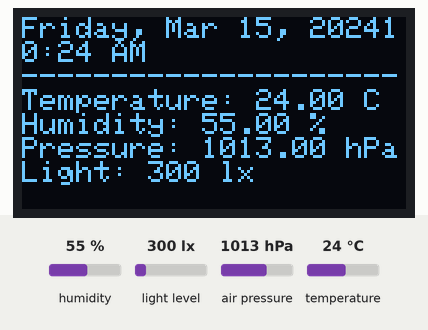
The sketch below on a simulated ESP8266 (Wemos D1 mini). Parts: 128×64 one-colour display. The test bench sets the inputs (shaded band); at power-on: humidity 55 %, air pressure 1013 hPa, temperature 24 °C, light level 300 lx. WiFi joins after 1.5 s; servers stay silent unless stated; network time is answered at once with the bench clock; the local clock reads 2024-03-15 10:24:30 at power-on unless the sketch sets it; what the sketch prints to the serial monitor is not drawn.

Above: at 2.7 s.
2.8 s: humidity set to 22 %
At 7.3 s:
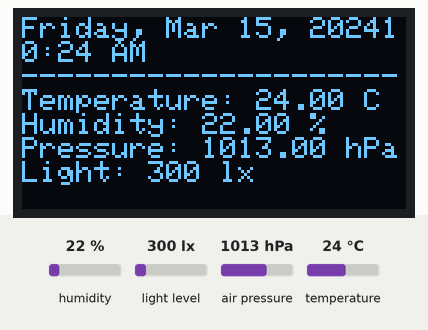
8.5 s: air pressure set to 952 hPa
At 12.4 s:
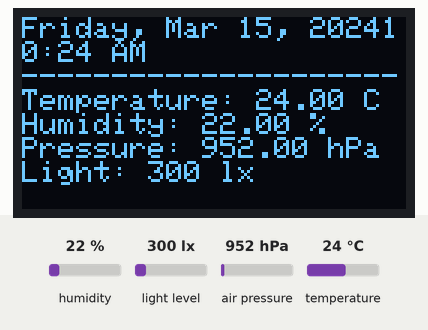
14.2 s: temperature set to 12 °C
At 17.4 s:
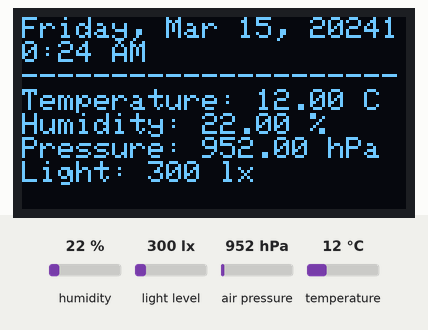
19.9 s: light level set to 40 lx
At 23.7 s:
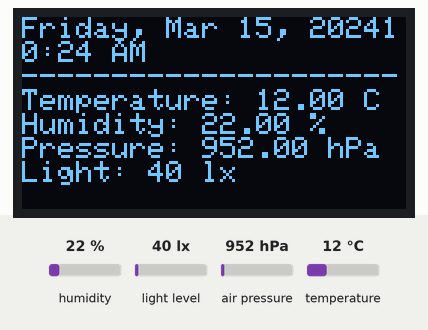
25.6 s: humidity set to 40 %
At 28.7 s:
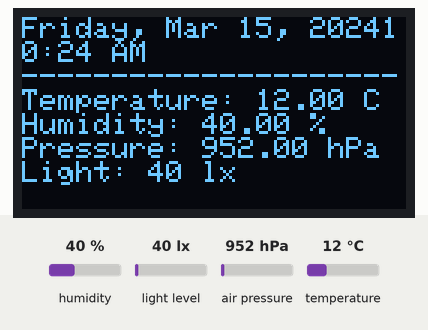
Timing chart, 0 to 30.2 s (numbered marks = the images above; inputs shaded):
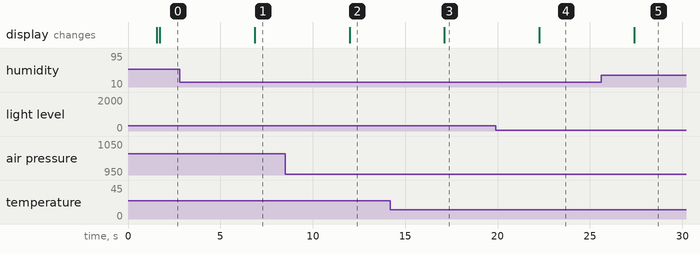

The sketch:

indoorWeatherClock.ino
```cpp
/*
 * LStrike - 2018
 * Indoor
 * ESP8266 (D1 Mini)
 * OLED (I2C)
 * BH1750 (I2C)
 * BME280 (I2C)
 */

//ESP8266 WiFi
#include <ESP8266WiFi.h>
const char* ssid = "Eternia";
const char* password = "xXx";

//OLED - 0x3C
#include <Adafruit_GFX.h>
#include <Adafruit_SSD1306.h>
#define OLED_RESET 0
Adafruit_SSD1306 OLED(OLED_RESET);
int address_oled = 60;

//BME280 - 0x76
#include <Adafruit_BME280.h>
#include <Adafruit_Sensor.h>
Adafruit_BME280 bme; // I2C
float h, t, p, pin, dp;
char temperatureFString[6];
char dpString[6];
char humidityString[6];
char pressureString[7];
char pressureInchString[6];
int address_bme = 118;

//BH1750 - 0x23
#include <BH1750.h>
BH1750 lightMeter;
uint16_t lux;

//I2C
#include <Wire.h>

//Date and time
#include <WiFiUdp.h>
#include <WString.h>
#include <NTPClient.h>
#include <Time.h>
#include <TimeLib.h>
#include <Timezone.h>

// Define NTP properties
#define NTP_OFFSET   60 * 60      // In seconds
#define NTP_INTERVAL 60 * 1000    // In miliseconds
#define NTP_ADDRESS  "de.pool.ntp.org"  // change this to whatever pool is closest (see ntp.org)

// Set up the NTP UDP client
WiFiUDP ntpUDP;
NTPClient timeClient(ntpUDP, NTP_ADDRESS, NTP_OFFSET, NTP_INTERVAL);

String date;
String timeString;
const char * days[] = {"Sunday", "Monday", "Tuesday", "Wednesday", "Thursday", "Friday", "Saturday"} ;
const char * months[] = {"Jan", "Feb", "Mar", "Apr", "May", "June", "July", "Aug", "Sep", "Oct", "Nov", "Dec"} ;
const char * ampm[] = {"AM", "PM"} ;


void setup() {
  Serial.begin(115200);
  delay(10);

  timeClient.begin();   // Start the NTP UDP client

  // Connecting to WiFi network
  Serial.println();
  Serial.print("Connecting to ");
  Serial.println(ssid);

  WiFi.begin(ssid, password);

  while (WiFi.status() != WL_CONNECTED) {
    delay(500);
    Serial.print(".");
  }
  Serial.println("");
  Serial.println("WiFi connected");

  // Printing the ESP IP address
  Serial.println(WiFi.localIP());

  Serial.println(F("BME280 test"));

  if (!bme.begin()) {
    Serial.println("Could not find a valid BME280 sensor, check wiring!");
    while (1);
  }

  lightMeter.begin();
  Serial.println(F("BH1750 Test"));

  // put your setup code here, to run once:
  OLED.begin();
  OLED.clearDisplay();
  OLED.setTextWrap(true);
  OLED.setTextSize(1);
  OLED.setTextColor(WHITE);
  OLED.setCursor(0,0);
  OLED.println(" Welcome \n\t Michaela \n \t\t& \n \tMarkus ");
  OLED.display();


}

void getWeather() {

    h = bme.readHumidity();
    t = bme.readTemperature();
   // t = t*1.8+32.0;
    dp = t-0.36*(100.0-h);

    p = bme.readPressure()/100.0F;
    pin = 0.02953*p;
    dtostrf(t, 5, 1, temperatureFString);
    dtostrf(h, 5, 1, humidityString);
    dtostrf(p, 6, 1, pressureString);
    dtostrf(pin, 5, 2, pressureInchString);
    dtostrf(dp, 5, 1, dpString);
    delay(100);

}

void getLight(){
  lux = lightMeter.readLightLevel();
}

void printToDisplay(){
  OLED.clearDisplay();
  OLED.setTextWrap(true);
  OLED.setTextSize(1);
  OLED.setTextColor(WHITE);
  OLED.setCursor(0,0);
  OLED.print(date);
  OLED.print(timeString);
  OLED.print("\n");
  OLED.print("---------------------\n");
  OLED.print("Temperature: ");
  OLED.print(t);
  OLED.print(" C\n");
  OLED.print("Humidity: ");
  OLED.print(h);
  OLED.print(" %\n");
  OLED.print("Pressure: ");
  OLED.print(p);
  OLED.print(" hPa\n");
  OLED.print("Light: ");
  OLED.print(lux);
  OLED.print(" lx\n");

  OLED.display();

}

void getDateTime(){
    date = "";  // clear the variables
    timeString = "";

    // update the NTP client and get the UNIX UTC timestamp
    timeClient.update();
    unsigned long epochTime =  timeClient.getEpochTime();

    // convert received time stamp to time_t object
    time_t local, utc;
    utc = epochTime;

    // Then convert the UTC UNIX timestamp to local time
    TimeChangeRule usEDT = {"EDT", Second, Sun, Mar, 2, +60};  //UTC - 5 hours - change this as needed
    TimeChangeRule usEST = {"EST", First, Sun, Nov, 2, +0};   //UTC - 6 hours - change this as needed
    Timezone usEastern(usEDT, usEST);
    local = usEastern.toLocal(utc);

    // now format the Time variables into strings with proper names for month, day etc
    date += days[weekday(local)-1];
    date += ", ";
    date += months[month(local)-1];
    date += " ";
    date += day(local);
    date += ", ";
    date += year(local);

    // format the time to 12-hour format with AM/PM and no seconds
    timeString += hourFormat12(local);
    timeString += ":";
    if(minute(local) < 10)  // add a zero if minute is under 10
      timeString += "0";
    timeString += minute(local);
    timeString += " ";
    timeString += ampm[isPM(local)];
}

void loop() {
  // put your main code here, to run repeatedly:
  getWeather();
  getLight();
  getDateTime();

  Serial.print("Temperature: ");
  Serial.print(t);
  Serial.print("\n");
  Serial.print("Humidity: ");
  Serial.print(h);
  Serial.print("\n");
  Serial.print("Pressure: ");
  Serial.print(p);
  Serial.print("\n");
  Serial.print("####################################\n");

  printToDisplay();

  delay(5000);

}
```

Measured:
- after the input at 2.8 s, the display: changes after 4.1 s (image 1)
- after the input at 8.5 s, the display: changes after 3.5 s (image 2)
- after the input at 14.2 s, the display: changes after 2.9 s (image 3)
- after the input at 19.9 s, the display: changes after 2.4 s (image 4)
- after the input at 25.6 s, the display: changes after 1.8 s (image 5)
